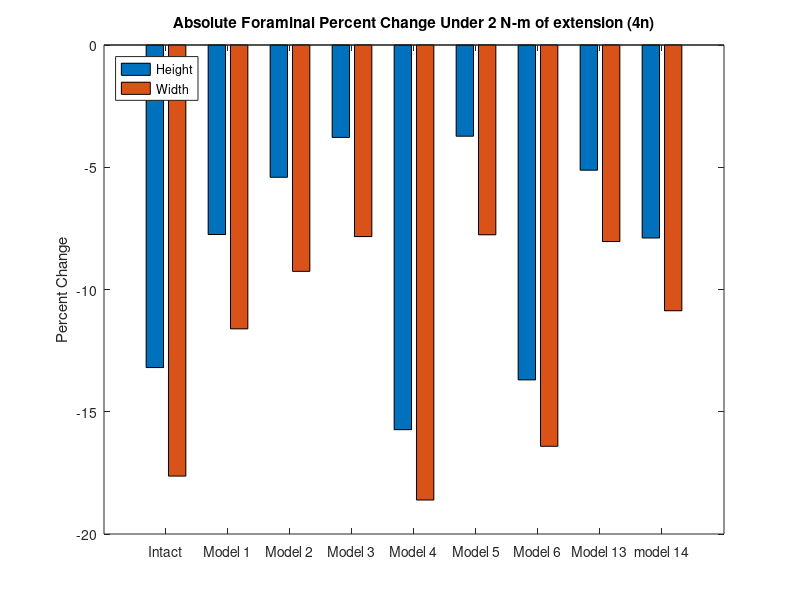
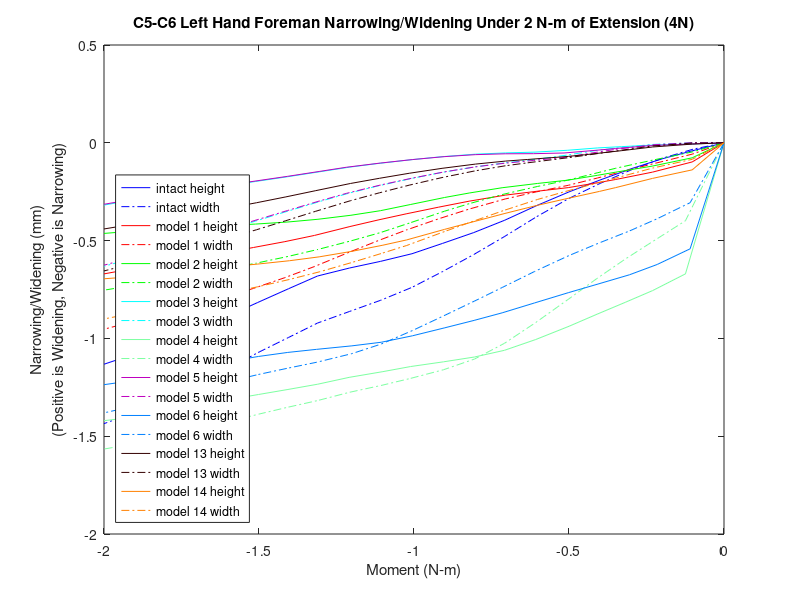

The MATLAB source for these figures, in order:
%% foreman height and witdth narrowing/widening 
% for all models for the c5-c6 left hand side foreman under lateral bending (5n)
% 36484,57675,52254,57879
k=21;

mag15y=[0 0 0 0 0 0 0 0 0 0 0 0 0 0 0 0 0 0 0 0 0];
mag15x=[0 0 0 0 0 0 0 0 0 0 0 0 0 0 0 0 0 0 0 0 0];
width15=[0 0 0 0 0 0 0 0 0 0 0 0 0 0 0 0 0 0 0 0 0];
height15=[0 0 0 0 0 0 0 0 0 0 0 0 0 0 0 0 0 0 0 0 0];

mag14y=[0 0 0 0 0 0 0 0 0 0 0 0 0 0 0 0 0 0 0 0 0];
mag14x=[0 0 0 0 0 0 0 0 0 0 0 0 0 0 0 0 0 0 0 0 0];
width14=[0 0 0 0 0 0 0 0 0 0 0 0 0 0 0 0 0 0 0 0 0];
height14=[0 0 0 0 0 0 0 0 0 0 0 0 0 0 0 0 0 0 0 0 0];

mag13y=[0 0 0 0 0 0 0 0 0 0 0 0 0 0 0 0 0 0 0 0 0];
mag13x=[0 0 0 0 0 0 0 0 0 0 0 0 0 0 0 0 0 0 0 0 0];
width13=[0 0 0 0 0 0 0 0 0 0 0 0 0 0 0 0 0 0 0 0 0];
height13=[0 0 0 0 0 0 0 0 0 0 0 0 0 0 0 0 0 0 0 0 0];

mag6y=[0 0 0 0 0 0 0 0 0 0 0 0 0 0 0 0 0 0 0 0 0];
mag6x=[0 0 0 0 0 0 0 0 0 0 0 0 0 0 0 0 0 0 0 0 0];
width6=[0 0 0 0 0 0 0 0 0 0 0 0 0 0 0 0 0 0 0 0 0];
height6=[0 0 0 0 0 0 0 0 0 0 0 0 0 0 0 0 0 0 0 0 0];

mag5y=[0 0 0 0 0 0 0 0 0 0 0 0 0 0 0 0 0 0 0 0 0];
mag5x=[0 0 0 0 0 0 0 0 0 0 0 0 0 0 0 0 0 0 0 0 0];
width5=[0 0 0 0 0 0 0 0 0 0 0 0 0 0 0 0 0 0 0 0 0];
height5=[0 0 0 0 0 0 0 0 0 0 0 0 0 0 0 0 0 0 0 0 0];

mag4y=[0 0 0 0 0 0 0 0 0 0 0 0 0 0 0 0 0 0 0 0 0];
mag4x=[0 0 0 0 0 0 0 0 0 0 0 0 0 0 0 0 0 0 0 0 0];
width4=[0 0 0 0 0 0 0 0 0 0 0 0 0 0 0 0 0 0 0 0 0];
height4=[0 0 0 0 0 0 0 0 0 0 0 0 0 0 0 0 0 0 0 0 0];

mag3y=[0 0 0 0 0 0 0 0 0 0 0 0 0 0 0 0 0 0 0 0 0];
mag3x=[0 0 0 0 0 0 0 0 0 0 0 0 0 0 0 0 0 0 0 0 0];
width3=[0 0 0 0 0 0 0 0 0 0 0 0 0 0 0 0 0 0 0 0 0];
height3=[0 0 0 0 0 0 0 0 0 0 0 0 0 0 0 0 0 0 0 0 0];


mag2y=[0 0 0 0 0 0 0 0 0 0 0 0 0 0 0 0 0 0 0 0 0];
mag2x=[0 0 0 0 0 0 0 0 0 0 0 0 0 0 0 0 0 0 0 0 0];
width2=[0 0 0 0 0 0 0 0 0 0 0 0 0 0 0 0 0 0 0 0 0];
height2=[0 0 0 0 0 0 0 0 0 0 0 0 0 0 0 0 0 0 0 0 0];

mag1y=[0 0 0 0 0 0 0 0 0 0 0 0 0 0 0 0 0 0 0 0 0];
mag1x=[0 0 0 0 0 0 0 0 0 0 0 0 0 0 0 0 0 0 0 0 0];
width1=[0 0 0 0 0 0 0 0 0 0 0 0 0 0 0 0 0 0 0 0 0];
height1=[0 0 0 0 0 0 0 0 0 0 0 0 0 0 0 0 0 0 0 0 0];
% 36484,57675,52254,57879
%% model15_intact_TLC_4N
t15=[2 2.05 2.1 2.15 2.2 2.25 2.30198 2.35365 2.40358 2.45421 2.50322 2.55384 2.60384 2.65565 2.70225 2.75206 2.80139 2.85108 2.90339 2.95085 3];

% 36484U
aa1=12.8546+[0.0324966 0.060246 0.0751228 0.0788361 0.0787401 0.079213 0.0865281 0.0930151 0.108101 0.128018 0.146356 0.172666 0.207525 0.253849 0.283782 0.304968 0.32253 0.323578 0.303535 0.282053 0.259032];
aa2=446.229+[0.338887 0.231254 0.264948 0.428524 0.699735 1.05556 1.47815 1.93087 2.39691 2.89358 3.39374 3.92499 4.45997 5.01699 5.49112 5.95321 6.34561 6.66786 6.95758 7.18474 7.40399];
aa3=-722.153+[-0.763508 -0.805041 -0.829728 -0.85773 -0.892929 -0.936511 -1.0006 -1.0829 -1.17553 -1.28083 -1.39787 -1.53466 -1.69539 -1.8922 -2.08847 -2.29637 -2.48747 -2.64493 -2.7865 -2.90014 -3.01031];
% 57675L
ab1=12.0806+[-0.00112079 0.0111883 0.0175718 0.0168104 0.0135689 0.0112832 0.0144174 0.0180468 0.027594 0.0399467 0.0514357 0.0676532 0.0905342 0.119638 0.138993 0.156283 0.172598 0.176568 0.167841 0.157624 0.146959];
ab2= 448.924+[0.0870851 -0.0180917 -0.0441769 0.00821481 0.126849 0.297947 0.502751 0.723259 0.962127 1.229 1.50817 1.82361 2.14943 2.49051 2.76257 3.01823 3.21907 3.37204 3.50649 3.60891 3.70866 ];
ab3=-730.705+[-0.397262 -0.39458 -0.392124 -0.398384 -0.415008 -0.441877 -0.483096 -0.534606 -0.601284 -0.682234 -0.770996 -0.886469 -1.02452 -1.18564 -1.31715 -1.44997 -1.5605 -1.63817 -1.69852 -1.74272 -1.78613];
% 52254
ac1=9.04138+[0.0260297 0.0516631 0.0656168 0.0691288 0.0692871 0.0702668 0.0781561 0.0854113 0.101492 0.122552 0.14209 0.169921 0.206019 0.253294 0.283606 0.305484 0.323903 0.326108 0.307358 0.286976 0.265041];
ac2=445.569+[0.259595 0.147397 0.169858 0.314855 0.561269 0.888407 1.27996 1.70117 2.13701 2.60407 3.0758 3.57828 4.08487 4.60999 5.05578 5.49038 5.85926 6.16298 6.43587 6.64958 6.85566];
ac3=-723.432+[-0.700377 -0.732409 -0.747184 -0.762621 -0.7821 -0.807338 -0.850538 -0.911003 -0.982411 -1.06636 -1.16215 -1.2774 -1.41469 -1.58183 -1.74826 -1.92662 -2.09217 -2.23082 -2.35562 -2.4557 -2.55221];
% 57879R
ad1=13.7318+[0.0144528 0.0304061 0.0383916 0.0374108 0.0329464 0.0291966 0.0313478 0.0339827 0.0436926 0.0567994 0.0687267 0.0862157 0.112116 0.145585 0.167637 0.187788 0.206921 0.211644 0.201658 0.19001 0.177661];
ad2=451.604+[0.106016 -0.0188894 -0.0473006 0.0186718 0.163894 0.371516 0.617976 0.881892 1.16676 1.48439 1.81584 2.18959 2.57544 2.97823 3.30023 3.60317 3.84148 4.0232 4.18271 4.30431 4.42298 ];
ad3=-726.85+[-0.418045 -0.403298 -0.400134 -0.416021 -0.45113 -0.503862 -0.575554 -0.659647 -0.762271 -0.884266 -1.0164 -1.18211 -1.37441 -1.59394 -1.77404 -1.95435 -2.10394 -2.21166 -2.2977 -2.36164 -2.42459];

ya1=aa1-ab1;
ya2=aa2-ab2;
ya3=aa3-ab3;
xa1=ad1-ac1;
xa2=ad2-ac2;
xa3=ad3-ac3;
x15=[xa1',xa2',xa3'];
y15=[ya1',ya2',ya3'];

for n=1:k
    mag15x(n)=sqrt(x15(n,1)^2+x15(n,2)^2+x15(n,3)^2);
end
for n=1:k
    mag15y(n)=sqrt(y15(n,1)^2+y15(n,2)^2+y15(n,3)^2);
end
for n=1:k
    width15(n)=mag15x(1,1)-mag15x(1,n);
end
for n=1:k
    height15(n)=mag15y(1,1)-mag15y(1,n);
end

%% model1_slideslide_tether/S2_4N
t1=[2 2.05126 2.11533 2.17471 2.20404 2.25121 2.30289 2.35286 2.41117 2.46025 2.51267 2.5564 2.60334 2.66048 2.70822 2.759 2.80923 2.85061 2.90524 2.95003 3];
% 36484U
ae1=12.8546+[-0.248485 -0.247116 -0.224301 -0.20201 -0.19112 -0.16927 -0.139998 -0.114532 -0.0902764 -0.0723782 -0.0548851 -0.0412436 -0.0278631 -0.0118056 0.000308634 0.00993977 0.0139711 0.0144895 0.00966839 0.00416791 -0.00178033 ];
ae2=446.229+[0.553957 0.421166 0.238119 0.100603 0.0445412 -0.0145449 -0.0345817 -0.0181842 0.0413986 0.118949 0.222511 0.326293 0.454071 0.631649 0.798036 0.997448 1.22021 1.42016 1.70141 1.9472 2.2384 ];
ae3=-722.153+[-0.59143 -0.789929 -0.844945 -0.865103 -0.870167 -0.878911 -0.886723 -0.891133 -0.898036 -0.904332 -0.910094 -0.914563 -0.919911 -0.931182 -0.936817 -0.942368 -0.950054 -0.958559 -0.980027 -1.00451 -1.03895];

% 57675L
af1=12.0806+[-0.143282 -0.151812 -0.148102 -0.140616 -0.136318 -0.127191 -0.113998 -0.10208 -0.0905794 -0.0820614 -0.0736916 -0.0670027 -0.0602361 -0.05166 -0.0449982 -0.0390724 -0.033575 -0.0305391 -0.0285695 -0.0274228 -0.0266967];
af2= 448.924+[0.286621 0.176997 -0.000779921 -0.153653 -0.222679 -0.308781 -0.361057 -0.389735 -0.404865 -0.40439 -0.394214 -0.377685 -0.35149 -0.305158 -0.249033 -0.168685 -0.0678713 0.0324911 0.181897 0.317741 0.481607];
af3= -730.705+[-0.310309 -0.398822 -0.395983 -0.380014 -0.370946 -0.360578 -0.356478 -0.352547 -0.34729 -0.342169 -0.336294 -0.330984 -0.324589 -0.31842 -0.314523 -0.312779 -0.313384 -0.316929 -0.329342 -0.344707 -0.366735];

% 52254
ag1=9.04138+[-0.240683 -0.241835 -0.222053 -0.20197 -0.191991 -0.17153 -0.143372 -0.118505 -0.0947171 -0.0771094 -0.0597136 -0.0459425 -0.0322932 -0.0158768 -0.00319392 0.00729518 0.0123645 0.0138614 0.0104063 0.00611451 0.00156055 ];
ag2=445.569+[0.512853 0.384194 0.198469 0.0561779 -0.00265167 -0.0671084 -0.0937278 -0.0853841 -0.0376069 0.028594 0.119388 0.211907 0.32706 0.488499 0.641261 0.825646 1.03314 1.22063 1.48571 1.71806 1.99368];
ag3=-723.432+[-0.59352 -0.786768 -0.831096 -0.841818 -0.842509 -0.843845 -0.844346 -0.842164 -0.84051 -0.838889 -0.836236 -0.833797 -0.831616 -0.833063 -0.831072 -0.828755 -0.828767 -0.831304 -0.84516 -0.863363 -0.890365];

% 57879R
ah1=13.7318+[-0.152367 -0.157017 -0.147778 -0.135467 -0.129001 -0.116681 -0.100618 -0.0868348 -0.0736927 -0.0640373 -0.0545905 -0.0471663 -0.0397875 -0.0306009 -0.0237211 -0.0179408 -0.0129177 -0.0107329 -0.0105549 -0.0110294 -0.0123396];
ah2=451.604+[0.34878 0.208296 -0.0033399 -0.18342 -0.264356 -0.364311 -0.423835 -0.455271 -0.469951 -0.466422 -0.451001 -0.428432 -0.394005 -0.334968 -0.264624 -0.16508 -0.0411431 0.081064 0.261391 0.424565 0.620934];
ah3=-726.85+[-0.350835 -0.419442 -0.395506 -0.36302 -0.346831 -0.328602 -0.321038 -0.316216 -0.31215 -0.309722 -0.308013 -0.307267 -0.306928 -0.309987 -0.316236 -0.328076 -0.345057 -0.364068 -0.398443 -0.433534 -0.479397 ];

xb1=ah1-ag1;
xb2=ah2-ag2;
xb3=ah3-ag3;
yb1=ae1-af1;
yb2=ae2-af2;
yb3=ae3-af3;
y1=[yb1',yb2',yb3'];
x1=[xb1',xb2',xb3'];

for n=1:k
    mag1x(n)=sqrt(x1(n,1)^2+x1(n,2)^2+x1(n,3)^2);
end
for n=1:k
    mag1y(n)=sqrt(y1(n,1)^2+y1(n,2)^2+y1(n,3)^2);
end
for n=1:k
    height1(n)=mag1y(1,1)-mag1y(1,n);
end
for n=1:k
    width1(n)=mag1x(1,1)-mag1x(1,n);
end
%% model2_SlideSlide_NoTether/S2_4N
t2=[2 2.05126 2.11533 2.17471 2.20447 2.25221 2.30059 2.35788 2.41099 2.45099 2.50605 2.55427 2.60174 2.65492 2.70335 2.75569 2.80363 2.85302 2.90564 2.95047 3 ];

% 36484U
ai1=12.8546+[-0.212822 -0.212505 -0.193293 -0.174281 -0.163911 -0.141769 -0.115172 -0.0893508 -0.0695294 -0.0571952 -0.0411896 -0.0222672 -0.00407335 0.0137762 0.0265329 0.0368871 0.0445246 0.0460031 0.0414246 0.0328313 0.0193232];
ai2=446.229+[0.637088 0.530128 0.364349 0.2347 0.181662 0.125456 0.101483 0.118043 0.172144 0.232282 0.332194 0.412609 0.482079 0.55965 0.63132 0.706868 0.78033 0.863934 0.97831 1.1034 1.2606];
ai3=-722.153+[-0.738696 -0.865186 -0.899388 -0.910468 -0.914255 -0.921874 -0.926285 -0.929629 -0.933843 -0.937097 -0.947592 -0.963727 -0.968565 -0.963746 -0.952912 -0.935189 -0.91527 -0.891191 -0.865047 -0.847328 -0.833692 ];

% 57675L
aj1=12.0806+[-0.131475 -0.137592 -0.134079 -0.128123 -0.124334 -0.114531 -0.101944 -0.0899113 -0.0804484 -0.0745101 -0.0671743 -0.0582348 -0.0488922 -0.0393577 -0.0318842 -0.0253381 -0.019574 -0.0153101 -0.0121195 -0.0120528 -0.0147713];
aj2=448.924+[0.306468 0.208048 0.0451688 -0.0973763 -0.163451 -0.246966 -0.300634 -0.336034 -0.34991 -0.350484 -0.342665 -0.336053 -0.332467 -0.327184 -0.319406 -0.309741 -0.296995 -0.276391 -0.239458 -0.1874 -0.11235];
aj3=-730.705+[-0.388177 -0.431528 -0.419276 -0.400399 -0.390477 -0.378972 -0.373267 -0.367059 -0.360913 -0.355904 -0.35208 -0.35309 -0.348816 -0.33881 -0.327353 -0.312586 -0.297064 -0.279338 -0.258765 -0.243505 -0.23237];

% 52254
ak1=9.04138+[-0.207441 -0.20948 -0.192932 -0.175799 -0.166297 -0.145385 -0.119632 -0.0943333 -0.0748073 -0.062589 -0.0465932 -0.0278239 -0.00970445 0.00824789 0.0213485 0.0322845 0.0405848 0.0429912 0.0395457 0.0319982 0.0196882];
ak2=445.569+[0.585449 0.478264 0.308695 0.174323 0.118398 0.0570907 0.0275638 0.0353929 0.079259 0.130787 0.218725 0.28952 0.350214 0.418503 0.482705 0.55126 0.618632 0.696221 0.803386 0.921398 1.07063 ];
ak3=-723.432+[-0.727836 -0.847008 -0.870831 -0.873337 -0.872708 -0.873405 -0.871836 -0.868282 -0.865228 -0.862662 -0.86537 -0.874697 -0.873427 -0.862615 -0.847687 -0.82691 -0.804837 -0.779527 -0.752096 -0.733006 -0.717947];

% 57879R
al1=13.7318+[-0.136915 -0.140329 -0.131897 -0.121734 -0.115925 -0.102874 -0.0875171 -0.0734985 -0.0626796 -0.0559344 -0.0475807 -0.0374906 -0.027114 -0.0166709 -0.00858917 -0.00158195 0.00444562 0.00862233 0.0113896 0.0105567 0.00638672];
al2=451.604+[0.366813 0.243873 0.0510577 -0.116477 -0.193803 -0.290784 -0.352195 -0.391147 -0.404542 -0.402785 -0.390532 -0.380864 -0.37418 -0.364498 -0.351904 -0.336562 -0.317612 -0.288952 -0.240052 -0.174003 -0.081069];
al3=-726.85+[-0.429303 -0.456616 -0.425603 -0.391348 -0.37464 -0.355488 -0.34587 -0.338297 -0.333227 -0.330264 -0.330073 -0.333852 -0.332323 -0.325922 -0.318208 -0.307741 -0.296816 -0.284845 -0.272677 -0.267084 -0.26824];

xc1=al1-ak1;
xc2=al2-ak2;
xc3=al3-ak3;
yd1=ai1-aj1;
yd2=ai2-aj2;
yd3=ai3-aj3;
y2=[yd1',yd2',yd3'];
x2=[xc1',xc2',xc3'];

for n=1:k
    mag2x(n)=sqrt(x2(n,1)^2+x2(n,2)^2+x2(n,3)^2);
end
for n=1:k
    mag2y(n)=sqrt(y2(n,1)^2+y2(n,2)^2+y2(n,3)^2);
end
for n=1:k
    height2(n)=mag2y(1,1)-mag2y(1,n);
end
for n=1:k
    width2(n)=mag2x(1,1)-mag2x(1,n);
end

%% model3_APSlide_Tether/S2_4N
t3=[2 2.05126 2.11533 2.16533 2.20361 2.25215 2.30482 2.35211 2.4011 2.4565 2.50468 2.55973 2.60432 2.65144 2.70196 2.75595 2.80367 2.85248 2.91084 2.96199 3];
% 36484U
am1=12.8546+[-0.114643 -0.110941 -0.10014 -0.0898893 -0.081748 -0.0703655 -0.0558283 -0.0428602 -0.0327184 -0.0229007 -0.0150182 -0.00742001 -0.0015801 0.00617376 0.0179373 0.0308715 0.0410776 0.0493162 0.0554332 0.0571835 0.055984];
am2=446.229+[0.486983 0.436221 0.318932 0.215583 0.135263 0.0411143 -0.0356638 -0.0815223 -0.107913 -0.111796 -0.0963519 -0.0601995 -0.0162125 0.042415 0.1176 0.211897 0.305654 0.411953 0.553756 0.691071 0.801281 ];
am3=-722.153+[-0.990663 -1.00378 -1.00022 -0.993069 -0.985696 -0.977425 -0.970115 -0.960809 -0.950883 -0.941311 -0.933785 -0.925049 -0.91798 -0.914398 -0.910713 -0.904123 -0.897017 -0.889669 -0.880578 -0.87371 -0.870527];
% 57675L
an1=12.0806+[-0.0932143 -0.0929018 -0.090021 -0.0863248 -0.082902 -0.0781646 -0.0720848 -0.0664796 -0.0618109 -0.0572156 -0.053446 -0.0496945 -0.0465674 -0.0425738 -0.0368225 -0.0300683 -0.0240849 -0.0183067 -0.0128293 -0.00806552 -0.00420951];
an2=448.924+[0.170811 0.13549 0.0362623 -0.0605929 -0.138785 -0.23923 -0.325557 -0.382309 -0.429167 -0.470335 -0.497212 -0.51893 -0.530395 -0.537494 -0.538161 -0.530364 -0.517008 -0.496728 -0.462001 -0.420166 -0.382934];
an3=-730.705+[-0.480957 -0.482866 -0.46714 -0.449119 -0.433932 -0.414223 -0.398949 -0.388043 -0.376882 -0.363839 -0.352379 -0.338892 -0.327957 -0.31772 -0.307417 -0.295715 -0.284691 -0.273027 -0.258432 -0.245028 -0.234689];
% 52254
ao1=9.04138+[-0.117873 -0.114859 -0.105171 -0.0957702 -0.0882466 -0.0776309 -0.0637506 -0.0510718 -0.041088 -0.0314033 -0.0236067 -0.0160052 -0.0100247 -0.00211883 0.00983916 0.0231584 0.0338648 0.0427576 0.0498248 0.0524485 0.0519292];
ao2=445.569+[0.418853 0.368009 0.250163 0.146184 0.0653665 -0.0303585 -0.109371 -0.157253 -0.186652 -0.195541 -0.185528 -0.156541 -0.119133 -0.0680312 -0.00137529 0.0834733 0.168584 0.265672 0.396345 0.523739 0.626354];
ao3=-723.432+[-0.943994 -0.954816 -0.947289 -0.937033 -0.927395 -0.915674 -0.904849 -0.893354 -0.881068 -0.867951 -0.856714 -0.843354 -0.832408 -0.824315 -0.815529 -0.803763 -0.792336 -0.780717 -0.766913 -0.755879 -0.749479 ];
% 57879R
ap1=13.7318+[-0.087032 -0.085665 -0.0801547 -0.0740614 -0.0687393 -0.0618509 -0.0538212 -0.0469653 -0.0413503 -0.035862 -0.0314066 -0.0270531 -0.0234769 -0.0189452 -0.0125711 -0.00521092 0.00119703 0.00732805 0.0129895 0.0178363 0.0216924];
ap2= 451.604+[0.194656 0.152196 0.0356683 -0.0779395 -0.169536 -0.286676 -0.386095 -0.450856 -0.503805 -0.549493 -0.578531 -0.60095 -0.611702 -0.617244 -0.614908 -0.602059 -0.582875 -0.555244 -0.509553 -0.455794 -0.408433];
ap3=-726.85+[-0.501452 -0.498855 -0.472259 -0.443753 -0.420242 -0.390198 -0.367079 -0.351467 -0.336779 -0.321262 -0.30879 -0.295252 -0.285116 -0.276303 -0.268455 -0.2606 -0.253869 -0.247521 -0.240706 -0.235746 -0.232575 ];

xe1=ap1-ao1;
xe2=ap2-ao2;
xe3=ap3-ao3;
yf1=am1-an1;
yf2=am2-an2;
yf3=am3-an3;
y3=[yf1',yf2',yf3'];
x3=[xe1',xe2',xe3'];

for n=1:k
    mag3x(n)=sqrt(x3(n,1)^2+x3(n,2)^2+x3(n,3)^2);
end
for n=1:k
    mag3y(n)=sqrt(y3(n,1)^2+y3(n,2)^2+y3(n,3)^2);
end
for n=1:k
    height3(n)=mag3y(1,1)-mag3y(1,n);
end
for n=1:k
    width3(n)=mag3x(1,1)-mag3x(1,n);
end


%% model4_APSlide_NoTether/S2_4N
t4=[2 2.0622 2.11523 2.15852 2.20492 2.25001 2.30364 2.35417 2.40231 2.45225 2.50547 2.55011 2.60474 2.65523 2.70472 2.7507 2.80007 2.85772 2.90074 2.95442 3];
% 36484U
aq1=12.8546+[-0.178754 -0.0126178 0.0178691 0.030371 0.048247 0.0686001 0.0900868 0.112051 0.138647 0.161087 0.169495 0.171289 0.17716 0.18086 0.17604 0.174144 0.173531 0.179119 0.179185 0.178146 0.174102 ];
aq2=446.229+[0.510126 0.129623 0.390857 0.767675 1.2563 1.76123 2.35916 2.90557 3.42533 3.85703 4.21925 4.48386 4.76965 5.03519 5.2942 5.53679 5.78474 6.05863 6.22165 6.4104 6.52062];
aq3=-722.153+[0.22262 -1.08551 -1.14016 -1.17751 -1.22648 -1.28315 -1.36828 -1.46253 -1.56084 -1.65464 -1.73584 -1.80461 -1.88493 -1.96683 -2.04192 -2.11557 -2.1952 -2.30053 -2.3616 -2.43647 -2.47458];
% 57675L
ar1=12.0806+[-0.104516 -0.046452 -0.0351497 -0.0295688 -0.0197067 -0.00638989 0.00893939 0.0232669 0.0393855 0.0568292 0.0683973 0.0766158 0.0874243 0.0942281 0.0977429 0.0999415 0.101762 0.106379 0.107028 0.106785 0.10409 ];
ar2= 448.924+[0.260541 -0.112515 -0.0376608 0.13641 0.379632 0.631588 0.934072 1.21753 1.5085 1.75734 1.96209 2.10787 2.26499 2.4087 2.54999 2.68284 2.81618 2.96319 3.04649 3.14041 3.19169];
ar3= -730.705+[0.111524 -0.483151 -0.501685 -0.532388 -0.576689 -0.623502 -0.691945 -0.767278 -0.855938 -0.940286 -1.00783 -1.05686 -1.11234 -1.16155 -1.20981 -1.25739 -1.30688 -1.36874 -1.40206 -1.44048 -1.45729];
% 52254
as1=9.04138+[-0.169122 -0.0224791 0.00670619 0.0197612 0.0388751 0.0606862 0.0842201 0.108232 0.137028 0.161081 0.170925 0.173583 0.180276 0.184693 0.181028 0.18017 0.18058 0.186645 0.187146 0.186555 0.1828 ];
as2= 445.569+[0.437338 0.0572191 0.284747 0.631186 1.08614 1.55837 2.12046 2.63581 3.12694 3.53452 3.87626 4.12494 4.39314 4.64188 4.88536 5.11382 5.3474 5.6038 5.75646 5.93298 6.03623];
as3=-723.432+[0.234288 -1.01536 -1.0447 -1.0635 -1.09279 -1.13003 -1.19391 -1.2694 -1.35044 -1.42817 -1.4954 -1.55186 -1.61759 -1.685 -1.74824 -1.8108 -1.8788 -1.96654 -2.01762 -2.08029 -2.11203];
% 57879R
at1=13.7318+[-0.119743 -0.0275302 -0.0149621 -0.00999728 -0.00127687 0.0114056 0.0257181 0.0396296 0.0558128 0.0740592 0.0861068 0.0949075 0.10679 0.113843 0.117319 0.119644 0.121804 0.127501 0.12846 0.128496 0.125613];
at2= 451.604+[0.349584 -0.144983 -0.0522624 0.158924 0.452599 0.756309 1.11862 1.45653 1.80236 2.0983 2.34278 2.5171 2.70511 2.87669 3.04534 3.20414 3.36358 3.53905 3.63872 3.75104 3.81277];
at3=-726.85+[0.0551226 -0.470241 -0.501831 -0.558399 -0.638612 -0.72357 -0.837421 -0.955718 -1.08922 -1.21359 -1.31571 -1.39018 -1.47393 -1.54883 -1.62251 -1.69465 -1.76939 -1.85963 -1.90938 -1.96649 -1.99391];

xg1=at1-as1;
xg2=at2-as2;
xg3=at3-as3;
yh1=aq1-ar1;
yh2=aq2-ar2;
yh3=aq3-ar3;
y4=[yh1',yh2',yh3'];
x4=[xg1',xg2',xg3'];

for n=1:k
    mag4x(n)=sqrt(x4(n,1)^2+x4(n,2)^2+x4(n,3)^2);
end
for n=1:k
    mag4y(n)=sqrt(y4(n,1)^2+y4(n,2)^2+y4(n,3)^2);
end
for n=1:k
    height4(n)=mag4y(1,1)-mag4y(1,n);
end
for n=1:k
    width4(n)=mag4x(1,1)-mag4x(1,n);
end

%% model5_LatSlide_Tether/S2_4N
t5=[2 2.05126 2.11533 2.17471 2.20404 2.25806 2.30703 2.35279 2.40109 2.45138 2.50274 2.55389 2.60894 2.65187 2.70418 2.75649 2.80083 2.85242 2.90526 2.95387 3];
% 36484U
au1=12.8546+[-0.115446 -0.112353 -0.103102 -0.092604 -0.0871951 -0.0758106 -0.0656873 -0.0549898 -0.043162 -0.0322241 -0.021646 -0.0125501 -0.0035367 0.00407535 0.0162424 0.028834 0.0384773 0.0475157 0.0536494 0.0562425 0.05569];
au2=446.229+[0.460018 0.410036 0.300673 0.194064 0.141078 0.0471423 -0.0259298 -0.0766453 -0.108695 -0.118688 -0.107188 -0.07757 -0.0279124 0.0239249 0.0994155 0.187556 0.271959 0.380713 0.504514 0.629815 0.759046 ];
au3=-722.153+[-0.986242 -0.998477 -0.99623 -0.991978 -0.988905 -0.981753 -0.970761 -0.958239 -0.946696 -0.936943 -0.928751 -0.920694 -0.91196 -0.909395 -0.905747 -0.899341 -0.892806 -0.884939 -0.876411 -0.869383 -0.864589];
% 57675L
av1=12.0806+[-0.0936055 -0.0935079 -0.091375 -0.0878838 -0.0857828 -0.0813976 -0.0771487 -0.0729073 -0.0674721 -0.0622031 -0.0570246 -0.0524824 -0.0476455 -0.0435929 -0.0375746 -0.0310391 -0.0255058 -0.0193124 -0.0141367 -0.00962694 -0.00508514];
av2= 448.924+[0.155331 0.120711 0.0242997 -0.0843722 -0.141469 -0.245331 -0.321811 -0.378909 -0.427879 -0.468306 -0.499254 -0.521083 -0.537219 -0.544365 -0.546165 -0.540217 -0.529319 -0.509956 -0.481469 -0.445523 -0.403142];
av3=-730.705+[-0.477855 -0.479529 -0.46386 -0.443567 -0.432533 -0.412513 -0.398323 -0.386409 -0.374722 -0.362634 -0.350634 -0.338386 -0.325067 -0.316152 -0.305599 -0.294219 -0.28398 -0.271647 -0.258439 -0.245668 -0.233119];
% 52254
aw1=9.04138+[-0.118656 -0.116202 -0.108044 -0.0985876 -0.0936728 -0.083101 -0.0733616 -0.0628863 -0.0512702 -0.0404966 -0.0300564 -0.0210133 -0.0118863 -0.00415389 0.00820015 0.0211349 0.0312145 0.0409074 0.0478714 0.0512561 0.0515068];
aw2=445.569+[0.393838 0.343817 0.233062 0.123874 0.0695163 -0.0266749 -0.100771 -0.152409 -0.186658 -0.200647 -0.194584 -0.171402 -0.129674 -0.0846335 -0.0179012 0.0612078 0.137688 0.236851 0.350693 0.466758 0.586939];
aw3=-723.432+[-0.940988 -0.951102 -0.944372 -0.935057 -0.929521 -0.918335 -0.905493 -0.891703 -0.878147 -0.865394 -0.853341 -0.840987 -0.827426 -0.820744 -0.811834 -0.800416 -0.789867 -0.777489 -0.764694 -0.753748 -0.745129];
% 57879R
ax1=13.7318+[-0.0872539 -0.0861721 -0.0815579 -0.0753949 -0.0719315 -0.0652871 -0.0594981 -0.0540938 -0.0475667 -0.0413571 -0.0353121 -0.0301066 -0.024619 -0.0200475 -0.0133777 -0.0062444 -0.000308606 0.00628415 0.0116629 0.0162837 0.0208404];
ax2=451.604+[0.176217 0.134617 0.0215194 -0.10575 -0.172516 -0.293482 -0.381539 -0.446727 -0.502189 -0.547291 -0.581017 -0.603852 -0.619526 -0.625454 -0.624396 -0.613884 -0.597889 -0.571187 -0.533365 -0.486857 -0.432758 ];
ax3=-726.85+[-0.496335 -0.493589 -0.46743 -0.43553 -0.4185 -0.387926 -0.366708 -0.349989 -0.334577 -0.319923 -0.306593 -0.294108 -0.281541 -0.2738 -0.26562 -0.257744 -0.251277 -0.244274 -0.237703 -0.232416 -0.228153 ];

xi1=ax1-aw1;
xi2=ax2-aw2;
xi3=ax3-aw3;
yj1=au1-av1;
yj2=au2-av2;
yj3=au3-av3;
y5=[yj1',yj2',yj3'];
x5=[xi1',xi2',xi3'];

for n=1:k
    mag5x(n)=sqrt(x5(n,1)^2+x5(n,2)^2+x5(n,3)^2);
end
for n=1:k
    mag5y(n)=sqrt(y5(n,1)^2+y5(n,2)^2+y5(n,3)^2);
end
for n=1:k
    height5(n)=mag5y(1,1)-mag5y(1,n);
end
for n=1:k
    width5(n)=mag5x(1,1)-mag5x(1,n);
end


%% model6_LatSlide_NoTether/S2_4N
t6=[2 2.05467 2.1077 2.15244 2.20335 2.25035 2.30555 2.35774 2.40313 2.45015 2.50252 2.55284 2.60017 2.65712 2.70364 2.75106 2.80515 2.85128 2.90047 2.95082 3];
% 36484U
ay1=12.8546+[-0.178763 -0.219124 -0.149397 -0.101035 -0.0571818 -0.0287952 -0.00701832 0.00713428 0.0199943 0.0320112 0.0541796 0.0694368 0.0796047 0.0771762 0.0639555 0.0442308 0.0143386 -0.0154753 -0.0470067 -0.0662193 -0.0776992];
ay2=446.229+[0.510208 0.208315 0.135797 0.156182 0.240192 0.376408 0.614124 0.913808 1.22337 1.58332 1.94346 2.25022 2.53008 2.84633 3.09953 3.37078 3.70792 4.00926 4.34097 4.67718 4.9696];
ay3=-722.153+[0.222083 -0.872823 -0.952517 -0.994653 -1.02869 -1.05361 -1.07971 -1.10443 -1.12823 -1.15529 -1.20035 -1.23647 -1.26603 -1.29528 -1.31779 -1.34711 -1.39067 -1.43922 -1.5024 -1.57978 -1.6497];
% 57675L
az1=12.0806+[-0.104516 -0.144977 -0.11505 -0.0927679 -0.0719838 -0.0588416 -0.0492107 -0.0434949 -0.0365024 -0.0287523 -0.0151579 -0.00466817 0.00443903 0.0101032 0.00971202 0.00604196 -0.00308533 -0.0138029 -0.0240294 -0.0302072 -0.034333 ];
az2=448.924+[0.260588 -0.00752949 -0.135579 -0.183516 -0.189222 -0.157041 -0.0730272 0.054061 0.199265 0.378523 0.556392 0.702337 0.846998 1.01847 1.15902 1.31085 1.50113 1.6697 1.85602 2.04872 2.21628 ];
az3=-730.705+[0.111238 -0.406902 -0.416057 -0.420925 -0.429059 -0.43627 -0.446334 -0.459791 -0.479503 -0.503633 -0.53822 -0.565252 -0.594567 -0.623799 -0.64337 -0.663984 -0.691128 -0.71726 -0.755578 -0.80672 -0.8551 ];
% 52254
ba1=9.04138+[-0.169135 -0.217601 -0.152632 -0.106876 -0.0647149 -0.0369957 -0.0151329 -0.000260734 0.0136234 0.0270159 0.050508 0.0672333 0.0790647 0.0786298 0.0670622 0.0489845 0.0210571 -0.00705293 -0.0365161 -0.0539794 -0.063887];
ba2=445.569+[0.437428 0.170495 0.0802994 0.0845635 0.150665 0.269642 0.484701 0.760645 1.0486 1.38512 1.72244 2.00995 2.2741 2.57435 2.81554 3.07432 3.39638 3.68405 3.99931 4.31769 4.5944 ];
ba3=-723.432+[0.233757 -0.858014 -0.912957 -0.937384 -0.955118 -0.967006 -0.978507 -0.989272 -1.00102 -1.01526 -1.0473 -1.07317 -1.09566 -1.11852 -1.13663 -1.16116 -1.19877 -1.24143 -1.29731 -1.36473 -1.42583 ];
% 57879R
bb1=13.7318+[-0.119735 -0.143909 -0.105967 -0.0792454 -0.0550103 -0.0401959 -0.0299297 -0.0248621 -0.0184473 -0.0116995 0.00156684 0.0117473 0.0206264 0.0250984 0.0228951 0.0167836 0.00396082 -0.0105883 -0.0240778 -0.0323634 -0.0377658];
bb2= 451.604+[0.349626 -0.0138043 -0.165771 -0.221376 -0.225735 -0.184553 -0.0805879 0.0748813 0.251187 0.468086 0.681653 0.857265 1.03096 1.23694 1.40581 1.58804 1.81602 2.01763 2.23993 2.46931 2.66897 ];
bb3=-726.85+[0.0548365 -0.404083 -0.400458 -0.402164 -0.412872 -0.427135 -0.451484 -0.484779 -0.52662 -0.577915 -0.639145 -0.688756 -0.740571 -0.796607 -0.838197 -0.882612 -0.939526 -0.992047 -1.06 -1.14254 -1.21926];

xk1=bb1-ba1;
xk2=bb2-ba2;
xk3=bb3-ba3;
yl1=ay1-az1;
yl2=ay2-az2;
yl3=ay3-az3;
y6=[yl1',yl2',yl3'];
x6=[xk1',xk2',xk3'];

for n=1:k
    mag6x(n)=sqrt(x6(n,1)^2+x6(n,2)^2+x6(n,3)^2);
end
for n=1:k
    mag6y(n)=sqrt(y6(n,1)^2+y6(n,2)^2+y6(n,3)^2);
end
for n=1:k
    height6(n)=mag6y(1,1)-mag6y(1,n);
end
for n=1:k
    width6(n)=mag6x(1,1)-mag6x(1,n);
end


%% model13_Fixed_Tether_S2_4N
t13=[2 2.05126 2.11533 2.16533 2.2247 2.25107 2.31707 2.35251 2.40079 2.4548 2.50774 2.55564 2.60228 2.65931 2.70659 2.75382 2.80395 2.85431 2.90296 2.95231 3 ];
% 36484U
bc1=12.8546+[-0.0436872 -0.0364617 -0.0208565 -0.00818748 0.00588385 0.0116243 0.0242414 0.0298221 0.0361849 0.0408803 0.0435832 0.0444626 0.0446297 0.0473316 0.0511222 0.0536159 0.0543115 0.0530583 0.0515812 0.0503086 0.0485329];
bc2=446.229+[0.442928 0.378542 0.262528 0.183436 0.0992033 0.0668798 0.00930415 -0.00761945 -0.00835542 0.0199372 0.0729012 0.140603 0.220031 0.336411 0.446279 0.567701 0.712044 0.872701 1.04292 1.22741 1.41781 ];
bc3=-722.153+[-0.686792 -0.699212 -0.702849 -0.708159 -0.711837 -0.712903 -0.711375 -0.708935 -0.706573 -0.704841 -0.704181 -0.704005 -0.70397 -0.710486 -0.71556 -0.719309 -0.723151 -0.728694 -0.738374 -0.751332 -0.767238];
% 57675L
bd1=12.0806+[-0.035167 -0.0327265 -0.0257163 -0.0195064 -0.0125314 -0.00969616 -0.00358666 -0.000910807 0.00220202 0.00439545 0.00541376 0.00548002 0.00509908 0.00588467 0.00753737 0.00863792 0.00943564 0.00946507 0.00952103 0.0102017 0.0108861 ];
bd2=448.924+[0.144452 0.0984938 -0.00295024 -0.085137 -0.178164 -0.215712 -0.290682 -0.322191 -0.354949 -0.377427 -0.386521 -0.384693 -0.375703 -0.35474 -0.329521 -0.295064 -0.245486 -0.181645 -0.105757 -0.0184252 0.0758795];
bd3=-730.705+[-0.360394 -0.359982 -0.343106 -0.328984 -0.312635 -0.306317 -0.29264 -0.285659 -0.276279 -0.266144 -0.256292 -0.247297 -0.238322 -0.230181 -0.223263 -0.216306 -0.210337 -0.207358 -0.20958 -0.214956 -0.22249];
% 52254
be1=9.04138+[-0.0461736 -0.0397113 -0.0253441 -0.0136311 -0.000548245 0.0048123 0.0167542 0.0221045 0.0282293 0.032789 0.035428 0.0363589 0.0366464 0.0394697 0.0434374 0.0462446 0.0474081 0.0468106 0.0461109 0.0457839 0.0449928 ];
be2=445.569+[0.367288 0.303168 0.186427 0.105386 0.0188472 -0.0144303 -0.0746482 -0.0935922 -0.0988209 -0.0774212 -0.0327759 0.0263 0.0967157 0.201076 0.300298 0.410991 0.543691 0.692609 0.851561 1.02475 1.20417];
be3=-723.432+[-0.638114 -0.648192 -0.647245 -0.648145 -0.647122 -0.646367 -0.641048 -0.636628 -0.630727 -0.624213 -0.617994 -0.612304 -0.606611 -0.605324 -0.603585 -0.60079 -0.597807 -0.596947 -0.600866 -0.608485 -0.619366];
% 57879R
bf1=13.7318+[-0.026167 -0.022426 -0.0127755 -0.00437437 0.00507933 0.00891787 0.0168895 0.0202807 0.0241857 0.0270104 0.028425 0.0286679 0.0283667 0.0293829 0.0311945 0.0322113 0.0327202 0.0321193 0.0314823 0.0314537 0.0313091];
bf2=451.604+[0.179052 0.124065 0.00503269 -0.0908354 -0.198832 -0.242183 -0.327941 -0.363528 -0.399802 -0.423422 -0.431095 -0.425963 -0.412287 -0.383937 -0.350992 -0.306969 -0.244645 -0.165642 -0.0730232 0.0329606 0.147042];
bf3=-726.85+[-0.389374 -0.383188 -0.355204 -0.332622 -0.307153 -0.297356 -0.277325 -0.268001 -0.256741 -0.246277 -0.237733 -0.231218 -0.225623 -0.222848 -0.221505 -0.221333 -0.224355 -0.231991 -0.246028 -0.264726 -0.2865];

xm1=bf1-be1;
xm2=bf2-be2;
xm3=bf3-be3;
yn1=bc1-bd1;
yn2=bc2-bd2;
yn3=bc3-bd3;
y13=[yn1',yn2',yn3'];
x13=[xm1',xm2',xm3'];

for n=1:k
    mag13x(n)=sqrt(x13(n,1)^2+x13(n,2)^2+x13(n,3)^2);
end
for n=1:k
    mag13y(n)=sqrt(y13(n,1)^2+y13(n,2)^2+y13(n,3)^2);
end
for n=1:k
    height13(n)=mag13y(1,1)-mag13y(1,n);
end
for n=1:k
    width13(n)=mag13x(1,1)-mag13x(1,n);
end


%% model14_Fixed_NoTether/S2_4N
t14=[2 2.05126 2.11533 2.17471 2.20107 2.25678 2.30078 2.35474 2.41562 2.45083 2.5117 2.55021 2.60026 2.65289 2.70081 2.75198 2.8011 2.85607 2.90043 2.95245 3];
% 36484U
bg1=12.8546+[-0.21024 -0.195696 -0.131359 -0.0826774 -0.0649275 -0.0353103 -0.0184597 -0.00258739 0.00832114 0.0113492 0.0199851 0.0282564 0.0373512 0.0435893 0.0458267 0.0454885 0.0407899 0.0286513 0.016457 0.00313818 -0.0149779];
bg2=446.229+[0.56055 0.318858 0.166086 0.116489 0.112146 0.135123 0.186601 0.295976 0.481109 0.613227 0.860742 0.999592 1.16611 1.34073 1.49534 1.65845 1.82034 2.02981 2.22334 2.46187 2.69736];
bg3=-722.153+[-0.274609 -0.5411 -0.596968 -0.638928 -0.65427 -0.680586 -0.697607 -0.718367 -0.74173 -0.754823 -0.789837 -0.807122 -0.823805 -0.837966 -0.846271 -0.850371 -0.852725 -0.859614 -0.870214 -0.881901 -0.893585];
% 57675L
bh1=12.0806+[-0.11284 -0.110596 -0.0787582 -0.055478 -0.0470122 -0.0331696 -0.0258495 -0.0194788 -0.0162192 -0.0160504 -0.0139012 -0.0103467 -0.00578229 -0.00193887 0.00021976 0.00203196 0.00173713 -0.00117823 -0.00432959 -0.00805027 -0.0150962];
bh2=448.924+[0.280096 0.0738663 -0.0758175 -0.159813 -0.185357 -0.217486 -0.223314 -0.20574 -0.14815 -0.0986596 0.0037357 0.0619815 0.127765 0.198538 0.264426 0.33633 0.411332 0.514432 0.615527 0.746097 0.877782];
bh3=-730.705+[-0.165096 -0.275789 -0.282248 -0.282871 -0.283159 -0.283196 -0.282448 -0.282912 -0.286267 -0.289031 -0.30232 -0.309217 -0.314521 -0.320312 -0.324996 -0.32803 -0.33027 -0.333976 -0.341506 -0.355117 -0.368838];
% 52254
bi1=9.04138+[-0.200943 -0.191007 -0.13051 -0.0846278 -0.0678593 -0.0398012 -0.0237717 -0.0085358 0.00214626 0.00524902 0.0140193 0.0223413 0.0316177 0.0383756 0.0413797 0.0421355 0.038641 0.0279245 0.0170661 0.00570047 -0.0104404];
bi2=445.569+[0.502958 0.269643 0.111603 0.0522771 0.0431131 0.0550662 0.0963962 0.190459 0.355514 0.475154 0.701327 0.828315 0.981041 1.14243 1.28664 1.43987 1.59327 1.79237 1.97697 2.20552 2.43192];
bi3= -723.432+[-0.271863 -0.529389 -0.570395 -0.597974 -0.607402 -0.622259 -0.630495 -0.639665 -0.649244 -0.654166 -0.674823 -0.683815 -0.691032 -0.697024 -0.699954 -0.700109 -0.699987 -0.703758 -0.712131 -0.722893 -0.734528];
% 57879R
bk1=13.7318+[-0.124067 -0.112994 -0.0725478 -0.0442183 -0.0339722 -0.0174367 -0.00888998 -0.00155975 0.00185056 0.00173324 0.00352398 0.00711376 0.0116875 0.0153771 0.0172178 0.0184577 0.017263 0.0127687 0.00807134 0.00249044 -0.00686941];
bk2=451.604+[0.354388 0.10013 -0.0773878 -0.175384 -0.204679 -0.240362 -0.245035 -0.221023 -0.148571 -0.0872518 0.0377955 0.108957 0.189718 0.276367 0.356905 0.444813 0.536358 0.661686 0.783778 0.940882 1.099 ];
bk3=-726.85+[-0.213014 -0.293762 -0.2847 -0.278059 -0.276641 -0.275631 -0.276396 -0.281924 -0.295898 -0.306947 -0.336345 -0.352644 -0.368957 -0.386464 -0.401975 -0.416848 -0.431307 -0.451401 -0.474558 -0.508213 -0.54197];

xo1=bk1-bi1;
xo2=bk2-bi2;
xo3=bk3-bi3;
yp1=bg1-bh1;
yp2=bg2-bh2;
yp3=bg3-bh3;
x14=[xo1',xo2',xo3'];
y14=[yp1',yp2',yp3'];

for n=1:k
    mag14x(n)=sqrt(x14(n,1)^2+x14(n,2)^2+x14(n,3)^2);
end
for n=1:k
    mag14y(n)=sqrt(y14(n,1)^2+y14(n,2)^2+y14(n,3)^2);
end
for n=1:k
    height14(n)=mag14y(1,1)-mag14y(1,n);
end
for n=1:k
    width14(n)=mag14x(1,1)-mag14x(1,n);
end

%% Percent change
% bar plot
figure(1)
pc15x=(mag15x(21)/mag15x(1)*100)-100;
pc15y=(mag15y(21)/mag15y(1)*100)-100;
pc15=[pc15y,pc15x];

pc1x=(mag1x(21)/mag1x(1)*100)-100;
pc1y=(mag1y(21)/mag1y(1)*100)-100;
pc1=[pc1y,pc1x];

pc2x=(mag2x(21)/mag2x(1)*100)-100;
pc2y=(mag2y(21)/mag2y(1)*100)-100;
pc2=[pc2y,pc2x];

pc3x=(mag3x(21)/mag3x(1)*100)-100;
pc3y=(mag3y(21)/mag3y(1)*100)-100;
pc3=[pc3y,pc3x];

pc4x=(mag4x(21)/mag4x(1)*100)-100;
pc4y=(mag4y(21)/mag4y(1)*100)-100;
pc4=[pc4y,pc4x];

pc5x=(mag5x(21)/mag5x(1)*100)-100;
pc5y=(mag5y(21)/mag5y(1)*100)-100;
pc5=[pc5y,pc5x];

pc6x=(mag6x(21)/mag6x(1)*100)-100;
pc6y=(mag6y(21)/mag6y(1)*100)-100;
pc6=[pc6y,pc6x];

pc13x=(mag13x(21)/mag13x(1)*100)-100;
pc13y=(mag13y(21)/mag13y(1)*100)-100;
pc13=[pc13y,pc13x];


pc14x=(mag14x(21)/mag14x(1)*100)-100;
pc14y=(mag14y(21)/mag14y(1)*100)-100;
pc14=[pc14y,pc14x];

PC=[pc15;pc1;pc2;pc3;pc4;pc5;pc6;pc13;pc14];
bar(PC)
xticklabels({'Intact','Model 1','Model 2', 'Model 3','Model 4','Model 5','Model 6','Model 13','model 14'})
ylabel('Percent Change')
legend('Height','Width','location','northwest')
title('Absolute Foraminal Percent Change Under 2 N-m of extension (4n)')

%% figures
figure(2)

plot((t15-2)*(-2),-1*height15,'b')
hold on
plot((t15-2)*(-2),-1*width15,'-.b')
hold on

plot((t1-2)*(-2),-1*height1,'r')
hold on
plot((t1-2)*(-2),-1*width1,'-.r')
hold on

plot((t2-2)*(-2),-1*height2,'g')
hold on
plot((t2-2)*(-2),-1*width2,'-.g')
hold on

plot((t3-2)*(-2),-1*height3,'c')
hold on
plot((t3-2)*(-2),-1*width3,'-.c')
hold on

plot((t4-2)*(-2),-1*height4,'color',[.49 1 .63])
hold on
plot((t4-2)*(-2),-1*width4,'-.','color',[.49 1 .63])
hold on

plot((t5-2)*(-2),-1*height5,'color',[0.75, 0, 0.75])
hold on
plot((t5-2)*(-2),-1*width5,'-.','color',[0.75, 0, 0.75])
hold on

plot((t6-2)*(-2),-1*height6,'color',[0 0.5 1])
hold on
plot((t6-2)*(-2),-1*width6,'-.','color',[0 0.5 1])
hold on

plot((t13-2)*(-2),-1*height13,'color',[0.2 0 0])
hold on
plot((t13-2)*(-2),-1*width13,'-.','color',[0.2 0 0])
hold on

plot((t14-2)*(-2),-1*height14,'color',[1 .5 0])
hold on
plot((t14-2)*(-2),-1*width14,'-.','color',[1 .5 0])
hold on

xlabel('Moment (N-m)')
ylabel({'Narrowing/Widening (mm)';'(Positive is Widening, Negative is Narrowing)'})
title('C5-C6 Left Hand Foreman Narrowing/Widening Under 2 N-m of Extension (4N)')
legend('intact height','intact width','model 1 height', 'model 1 width','model 2 height','model 2 width','model 3 height', 'model 3 width','model 4 height','model 4 width','model 5 height','model 5 width','model 6 height','model 6 width','model 13 height','model 13 width','model 14 height','model 14 width','location','southwest')
